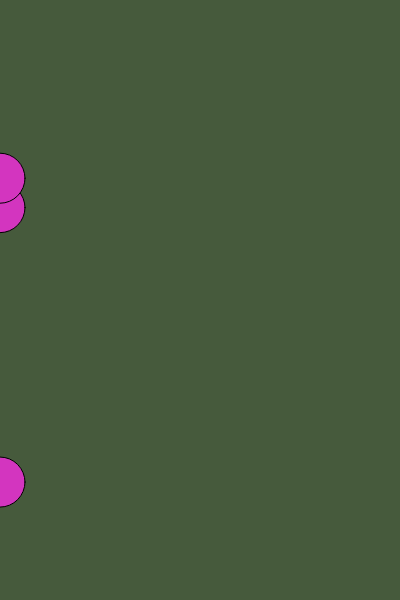
Frame 1 (no input)
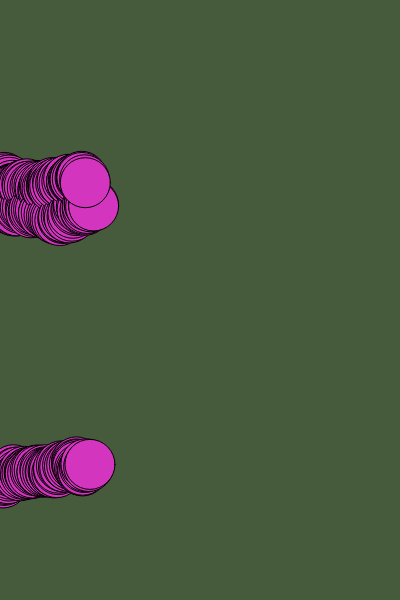
Frame 60 (no input)
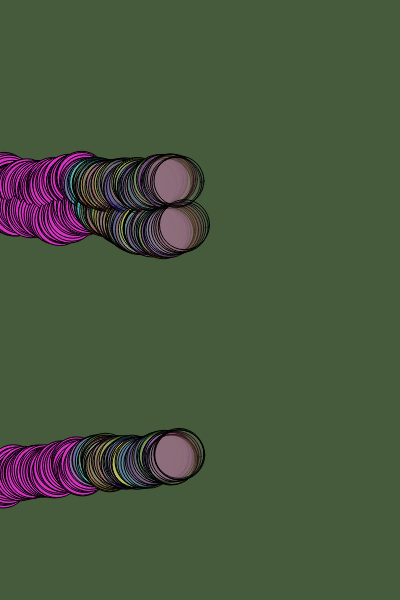
Frame 120 (the mouse pressed at the canvas centre since frame 60)

The p5.js sketch that drew these frames (run headless with seeded random() and noise() and a simulated clock; from frame 60 on, the mouse is pressed at the canvas centre):

// p5.js sketch
// ── sketch.js
let cor;      // cor da bolinha
let circuloX; // horizontal
let circuloY; // vertical

function setup() {
  createCanvas(400, 600); // width x height
  
  //definir cor de fundo
  background(color(70,90,60));
  
  //definir cor inicial do circulo de forma aleatória
  cor = color(random(100,255), random(0,255), random(0,255));
  
  // valor inicial dos circulos no eixo X é 0 (mais a esqueda possivel)
  circuloX = [0,0,0];
  
  // valor inicial dos circulos no eixo Y. Cada um em uma altura (heigth) aleatória.
  circuloY = [random(height), random(height), random(height)];
}

// circuloX = 0,0,0  
// circuloY = 300, 150 , 150

function draw() {
  
  fill(cor);
  
  //laço de repetição para cada circulo que foi listado no array circuloX
  for (let contador in circuloX) {
    // console.log (contador)
    
   //desenha o circulo 
  circle(circuloX[contador], circuloY[contador], 50);  
    
  
  circuloX[contador] += random (0,3); // aumenta os valor X entre 0 e 3 pixels (para a direita) e 
  circuloY[contador] += random (-3,3); // mexe para cima(-3) ou para baixo(3) no eixo Y 
    
    //Se chegar o valor do circulo no eixo X for maior ou igual á largura do canva
    // Muda o valor do circulo no eixo X para 0
    // muda o valor do circulo no eixo y para qualquer altura(heigth) possivel
    if (circuloX[contador] >= width){
      circuloX[contador] = 0;
      circuloY[contador] = random(height);
    }
   
  } // fim do laço de repetição. Se andou em todo os itens do array circuloX, vai pra proximos comandos.
    //se não, volta e aumenta o contador em +1
 

  // Se clicar o mouse for pressionado
  // muda a variaveil cor (usada para definir o preechimento(fill) das bolas) para uma cor aleatoria 
  if (mouseIsPressed){
    cor = color(random(0,255), random(0,255), random(0,255), random(0,100));
  }
    
}
